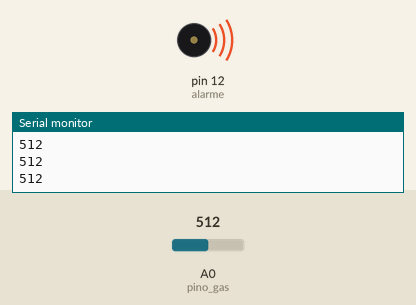
This sketch was run on a simulated Arduino Uno, built with avr-gcc and run on an emulated ATmega328P. Parts: buzzer (waves = sounding), the last lines printed to the serial monitor. The inputs (shaded band) are chosen by the test bench; at power-on: A0 (pino_gas) = 512.

Above: at 1.2 s.
1.3 s: A0 (pino_gas) set to 475
At 2.4 s:
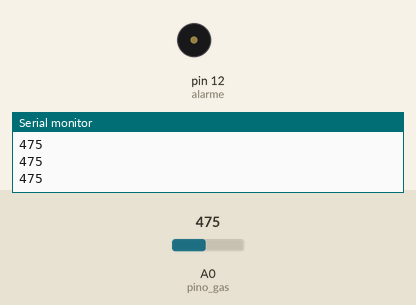
2.8 s: A0 (pino_gas) set to 497
At 3.2 s:
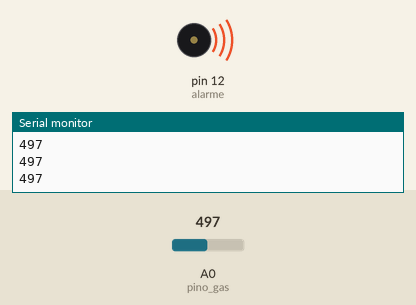
4.3 s: A0 (pino_gas) set to 477
At 4.7 s:
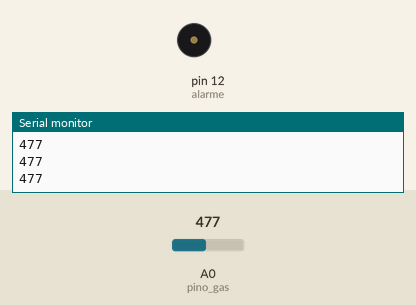
Timing chart, 0 to 7.3 s (numbered marks = the images above; inputs shaded):
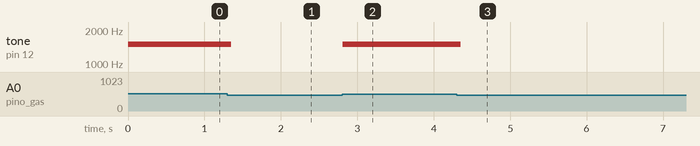

Measured:
- the behaviour switches between 488 and 487 on A0 (pino_gas) (found by bisection; images 0 and 1)
- after the input at 1.3 s, tone on pin 12 (alarme): 1500 Hz → silent after 0.05 s
- after the input at 2.8 s, tone on pin 12 (alarme): silent → 1500 Hz at once
- after the input at 4.3 s, tone on pin 12 (alarme): 1500 Hz → silent after 0.05 s

The sketch:

AlarmeVazamentoGas.ino
```cpp
// Alarme de vazamento de gás
// Autor: Amanda Torres

int pino_gas = A0;
int alarme = 12;
int gas = 0;

void setup()
{
  pinMode(alarme, OUTPUT);
  Serial.begin(9600);
}

void loop()
{
  gas=analogRead(pino_gas);
  Serial.println(gas, DEC);

  	if (gas>487){
      tone (alarme, 1500, 50);
  	}
}
```
